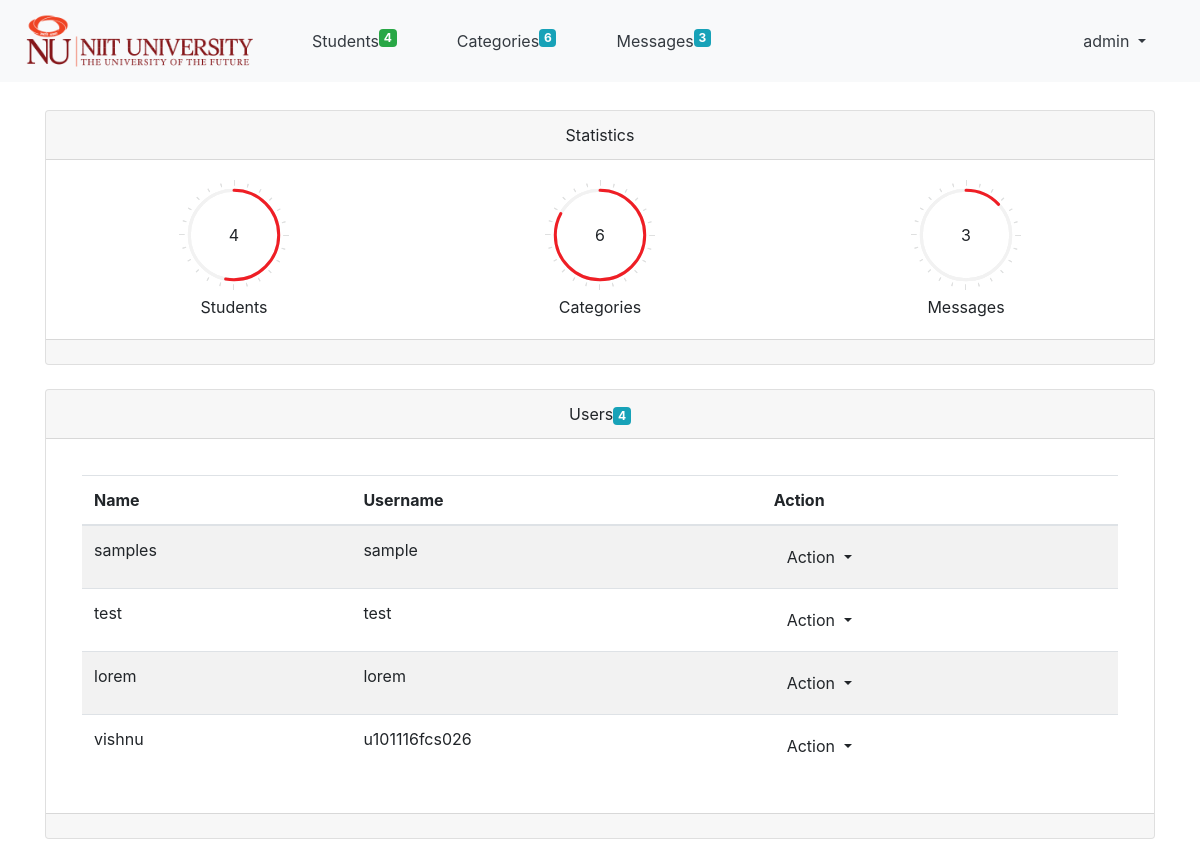
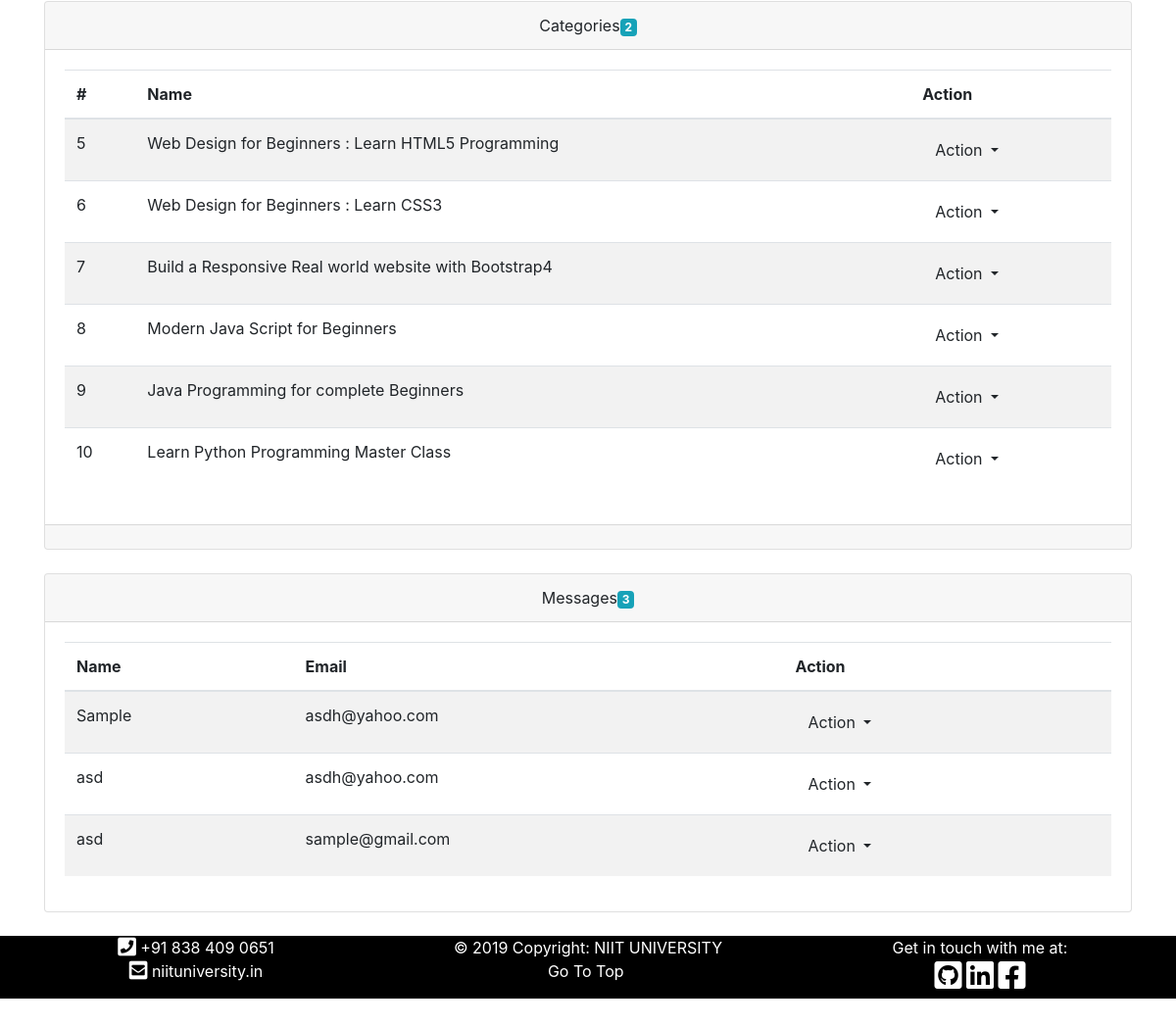
The app's page /admin/home.php (signed in) with its own data (2 pictures, top to bottom).
### tables this page shows
CREATE TABLE IF NOT EXISTS `tbl_user` (
  `user_Id` int(11) NOT NULL AUTO_INCREMENT,
  `fname` varchar(255) DEFAULT NULL,
  `mname` varchar(255) DEFAULT NULL,
  `lname` varchar(255) DEFAULT NULL,
  `dob` date DEFAULT NULL,
  `gender` varchar(255) DEFAULT NULL,
  `username` varchar(255) DEFAULT NULL,
  `password` varchar(255) DEFAULT NULL,
  PRIMARY KEY (`user_Id`)
);

CREATE TABLE IF NOT EXISTS `tbl_category` (
  `cat_Id` int(11) NOT NULL AUTO_INCREMENT,
  `name` varchar(255) DEFAULT NULL,
  `description` text,
  `image` varchar(255) DEFAULT NULL,
  `rating` float DEFAULT NULL,
  `side_heading` varchar(150) DEFAULT NULL,
  `course_name` varchar(50) DEFAULT NULL,
  PRIMARY KEY (`cat_Id`)
);

CREATE TABLE IF NOT EXISTS `tbl_contact` (
  `contact_Id` int(11) NOT NULL AUTO_INCREMENT,
  `name` varchar(255) DEFAULT NULL,
  `email` varchar(255) DEFAULT NULL,
  `phone` int(1) DEFAULT NULL,
  `subject` varchar(255) DEFAULT NULL,
  `message` text,
  PRIMARY KEY (`contact_Id`)
);

### admin/home.php (the view, shortened to what this page needs)
<?php
$adm_user=$_SESSION['adm_user'];
?><!DOCTYPE html>
<html class="no-js">
    <head>
        <link href="../vendors/easypiechart/jquery.easy-pie-chart.css" rel="stylesheet" media="screen">
        <link rel="stylesheet" href="https://use.fontawesome.com/releases/v5.8.1/css/all.css">
        <link href="../assets/styles.css" rel="stylesheet" media="screen">
        <link href="https://stackpath.bootstrapcdn.com/bootstrap/4.3.1/css/bootstrap.min.css" rel="stylesheet">
    </head>
    <body>
<nav class="navbar navbar-expand-lg navbar-light fixed-top bg-light">
		  <a class="navbar-brand" href="index.php">
					<img src="../images/brand.png" width="250px"  alt="NIIT University" style="padding-top: 0px"></a>
		  <div class="collapse navbar-collapse" id="navbarSupportedContent">
		    <ul class="navbar-nav mr-auto">
                        <li>
                        <?php
                                    include '../functions/connect.php';
                                    $percent=$pdo->query("SELECT count(*) from tbl_user")->fetchColumn();
                                    ?>
                            <a class="nav-item text-dark" href="students/index.php"><span class="badge badge-success float-right"><?php echo $percent;?></span> Students</a>
                        </li>
                        <li>
                          <?php
                          include '../functions/connect.php';
                          $percent=$pdo->query("SELECT count(*) from tbl_category")->fetchColumn();
                          ?>
                            <a class="nav-item text-dark" href="category/index.php"><span class="badge badge-info float-right"><?php echo $percent;?></span> Categories</a>
                        </li>
                        <li>
                        <?php
                                    include '../functions/connect.php';
                                    $percent=$pdo->query("SELECT count(*) as total from tbl_contact")->fetchColumn();
                                    ?>
                            <a class="nav-item text-dark" href="message/index.php"><span class="badge badge-info float-right"><?php echo $percent;?></span> Messages</a>
                        </li>
		    </ul>
		    <ul class="nav navbar-nav navbar-right">
		      <li class="nav-item dropdown">
        <a class="nav-link dropdown-toggle text-dark" href="#" id="navbarDropdown" role="button" data-toggle="dropdown" aria-haspopup="true" aria-expanded="false"><i class="icon-user"></i><?php echo $adm_user;?> <i class="caret"></i></a>
      </li>
    		</ul>
		  </div>
		</nav>
		<div class="container" style="padding-top: 50px">
			<div class="row">
				<div class="col col-lg-12 col-md-12 col-sm-12">
					<div class="card">
						<div class="card-header text-center">Statistics</div>
						<div class="card-body">
							<div class="row">
                              <div class="col col-lg-4 col-md-4 col-sm-4">
                                 <?php
                                    include '../functions/connect.php';
                                    $result=$pdo->query("SELECT count(*) as total from tbl_user")->fetchColumn();
                                   ?>
                                    <div class="chart" data-percent="53"><?php echo $result;?></div>
                                    <div class="chart-bottom-heading"><span class="label label-info">Students</span>
                                    </div>
                                </div>
                                <div class="col col-lg-4 col-md-4 col-sm-4">
                                 <?php
                                    include '../functions/connect.php';
                                    $result=$pdo->query("SELECT count(*) as total from tbl_category")->fetchColumn();
                                    ?>
                                    <div class="chart" data-percent="83"><?php echo $result;?></div>
                                    <div class="chart-bottom-heading"><span class="label label-info">Categories</span>
                                    </div>
                                </div>
                                <div class="col col-lg-4 col-md-4 col-sm-4">
                                 <?php
                                    include '../functions/connect.php';
                                    $result=$pdo->query("SELECT count(*) as total from tbl_contact")->fetchColumn();
                                    ?>
                                    <div class="chart" data-percent="13"><?php echo $result;?></div>
                                    <div class="chart-bottom-heading"><span class="label label-info">Messages</span>
                                    </div>
                                </div>
                                </div>
						</div>
						<div class="card-footer"></div>
					</div>
                    <br>
					<div class="card">
						<div class="card-header text-center"><?php
                                    include '../functions/connect.php';
                                    $result=$pdo->query("SELECT count(*) as total from tbl_user")->fetchColumn();
                                   ?>
                                    <div class="muted">Users<span class="badge badge-info"><?php echo $result;?></span>
                                    </div>
                        </div>
						<div class="card-body">
                                <div class="block-content">
                                    <table class="table table-striped">
                                      <thead>
                                        <tr>
                                            <th>Name</th>
                                            <th>Username</th>
                                            <th>Action</th>
                                        </tr>
                                    </thead>
                                    <tbody>
                                        <?php
                                        include "../functions/connect.php";
                                        $sql = $pdo->prepare("SELECT * FROM `tbl_user` ");
                                        $sql->execute();
                                        $result =$sql->fetchall();
                                        foreach($result as $row){
                                            echo '<tr class="odd gradeX" id="rec">';?>
                                           <?php
                                            echo "<td>".$row['fname']."</td>";
                                            echo "<td>".$row['username']."</td>";
                                             echo "<td>".
                                            '<div class="btn-group">
                                            <button type="button" class="btn btn-default btn-xs dropdown-toggle" data-toggle="dropdown" data-hover="dropdown" data-delay="500" data-close-others="false">
                                                Action
                                            <span class="caret"></span>
                                            </button>
                                            <ul class="dropdown-menu float-right" role="menu">
                                            <li><a href="students/index.php"><span class="glyphicon glyphicon-edit"></span> View</a></li>
                                            </ul>
                                            </div>'
                                                    ."</td>";
                                            echo "</tr>";
                                        }
                                        ?>
                                    </tbody>
                                    </table>
                                </div>
						</div>
						<div class="card-footer"></div>
					</div><br>
					<div class="card">
						<div class="card-header text-center"> <?php
                                    include '../functions/connect.php';
                                    $result=$pdo->query("SELECT count(*) as total from tbl_teacher")->fetchColumn();
                                   ?>
                                    <div class="muted">Categories<span class="badge badge-info"><?php echo $result;?></span>
                                    </div>
                                </div>
						<div class="card-body">
							<table class="table table-striped">
                                       <thead>
                                        <tr>
                                            <th>#</th>
                                            <th>Name</th>
                                            <th>Action</th>
                                        </tr>
                                    </thead>
                                    <tbody>
                                        <?php
                                        include "../functions/connect.php";
                                        $sql =$pdo->prepare("SELECT * FROM `tbl_category` ");
                                        $sql->execute();
                                        $result = $sql->fetchall();
                                        foreach($result as $row){
                                            echo '<tr class="odd gradeX" id="rec">';
                                           echo "<td>".$row['cat_Id']."</td>";
                                            echo "<td>".$row['name']."</td>";
                                             echo "<td>".
                                            '<div class="btn-group">
                                            <button type="button" class="btn btn-default btn-xs dropdown-toggle" data-toggle="dropdown" data-hover="dropdown" data-delay="500" data-close-others="false">
                                                Action
                                            <span class="caret"></span>
                                            </button>
                                            <ul class="dropdown-menu pull-right" role="menu">
                                            <li><a href="category/index.php"><span class="glyphicon glyphicon-edit"></span> View</a></li>
                                            </ul>
                                            </div>'
                                                    ."</td>";
                                            echo "</tr>";
                                        }
                                        ?>
                                    </tbody>
                                    </table>
						</div>
						<div class="card-footer"></div>
					</div><br>
					<div class="card">
						<div class="card-header text-center">
							<?php
                                    include '../functions/connect.php';
                                    $result=$pdo->query("SELECT count(*) as total from tbl_contact")->fetchColumn();
                                    ?>
                                    <div class="muted">Messages<span class="badge badge-info"><?php echo $result;?></span>
                                    </div>
						</div>
						<div class="card-body">
							<table class="table table-striped">
                                       <thead>
                                        <tr>
                                            <th>Name</th>
                                            <th>Email</th>
                                            <th>Action</th>
                                        </tr>
                                    </thead>
                                    <tbody>
                                        <?php
                                        include "../functions/connect.php";
                                        $sql = $pdo->prepare("SELECT * FROM `tbl_contact` order by `contact_Id` DESC");
                                        $sql->execute();
                                        $result = $sql->fetchall();
                                        foreach($result as $row){
                                            echo '<tr class="odd gradeX" id="rec">';
                                            echo "<td>".$row['name']."</td>";
                                                 echo "<td>".$row['email']."</td>";
                                             echo "<td>".
                                            '<div class="btn-group">
                                            <button type="button" class="btn btn-default btn-xs dropdown-toggle" data-toggle="dropdown" data-hover="dropdown" data-delay="500" data-close-others="false">
                                                Action
                                            <span class="caret"></span>
                                            </button>
                                            <ul class="dropdown-menu pull-right" role="menu">
                                             <li><a href="message/index.php"><span class="glyphicon glyphicon-edit"></span> View</a></li>
                                            </ul>
                                            </div>'
                                                    ."</td>";
                                            echo "</tr>";
                                        }
                                        ?>
                                    </tbody>
                                    </table>
						</div>
					</div>
				</div>
			</div>
		</div>
        <br>
         <footer class="footer2" style="background-color: black">
        <div class="container-fluid">
            <div class="row" >
                <div class="col-lg-4 col-md-4 col-sm-4 col-xs-4 text-center">
                    <div class="footer-contacts">
                        <div class="footer-contact text-white">
                            <i class="fa fa-phone-square fa-lg"></i> +91 838 409 0651
                        </div>
                        <div class="footer-contact text-center text-white">
                            <span> <i class="fa fa-envelope-square fa-lg"></i> niituniversity.in</span>
                        </div>
                    </div>
                </div>
                <div class="col-lg-4 col-md-4 col-sm-4 col-xs-4 text-center">
                    <p class="text-white text-center">© 2019 Copyright: NIIT UNIVERSITY<br>
                        <a class="text-center text-white" href="#top">Go To Top <span><i class="fas fa-arrow-square-up fa-lg"></i></span></a>
                </div>
                <div class="col-lg-4 col-md-4 col-sm-4 col-xs-4 text-center">
                    <div class="text-white">Get in touch with me at: <br>
                        <a href="#"> <span  style="color: white"><i aria-hidden="true" class="fab fa-github-square fa-2x"></i></span></a>   <a href="#">  <span style="color: white"><i class="fab fa-linkedin fa-2x"></i></i></span></a>  <a href="#"><span style="color: white"><i class="fab fa-facebook-square fa-2x"></i></span></a>
                </div>
            </div>
        </div>
     </div>
 </footer>
        <script>
        $(function() {
            $('.chart').easyPieChart({animate: 1000});
        });
        </script>
    </body>
</html>

### assets/styles.css (style rules this page uses)
body { padding-top: 0; padding-bottom: 40px; }
@media (min-width: 979px) { body { padding-top: 60px; } }
.navbar-nav > li { padding-left:30px; padding-right:30px; color: white; }
.block-content { margin: 1em; min-height: .25em; }
.easyPieChart { margin: 0px auto; }
.chart-bottom-heading { margin-top: 5px; text-align: center; }

### records on screen
tbl_user: fname "samples", username "sample"
tbl_user: fname "test", username "test"
tbl_user: fname "lorem", username "lorem"
tbl_user: fname "vishnu", username "u101116fcs026"
tbl_category: cat_Id "5", name "Web Design for Beginners : Learn HTML5 Programming"
tbl_category: cat_Id "6", name "Web Design for Beginners : Learn CSS3"
tbl_category: cat_Id "7", name "Build a Responsive Real world website with Bootstrap4"
tbl_category: cat_Id "8", name "Modern Java Script for Beginners"
tbl_category: cat_Id "9", name "Java Programming for complete Beginners"
tbl_category: cat_Id "10", name "Learn Python Programming Master Class"
tbl_contact: name "Sample", email "asdh@yahoo.com"
tbl_contact: name "asd", email "asdh@yahoo.com"
tbl_contact: name "asd", email "sample@gmail.com"

### other values on screen
$percent "4"
$percent "6"
$percent "3"
$adm_user "admin"
$result "4"
$result "6"
$result "3"
$result "2"
